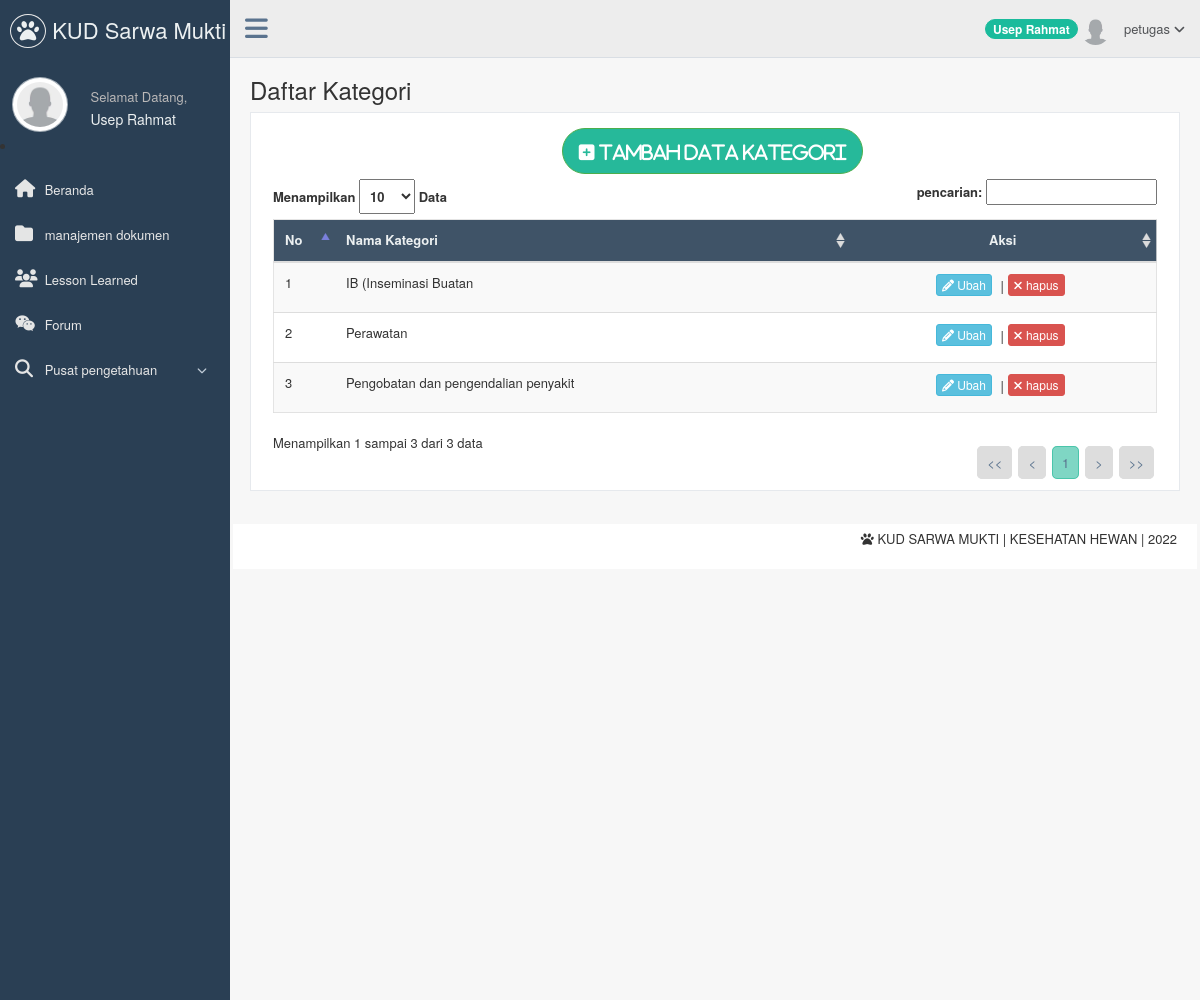
Screenshot of /page/petugas/index.php?page=daftar_kategori (signed in) with the database file from the repository.
### tables this page shows
CREATE TABLE `t_pengguna` (
  `nip` varchar(15) NOT NULL,
  `username` varchar(50) NOT NULL,
  `password` varchar(50) NOT NULL,
  `nama_pengguna` varchar(200) NOT NULL,
  `level` varchar(80) NOT NULL,
  `email` varchar(150) NOT NULL,
  `jabatan` varchar(50) NOT NULL,
  `status` enum('Aktif','Tidak Aktif') NOT NULL DEFAULT 'Aktif',
  `foto` varchar(255) DEFAULT NULL,
  `alamat` text NOT NULL,
  `tanggal_lahir` date NOT NULL
);

CREATE TABLE `t_kategori` (
  `id_kategori` int(3) NOT NULL,
  `nama_kategori` varchar(150) NOT NULL
);

### config/navigasi.php (called while the page is built, shortened)
<?php
	function navigasi(){
		if (isset($_GET['page'])) {
			switch ($_GET['page']) {
				case 'daftar_kategori' : include('daftar_kategori.php');
					break;
			}
		}
		else{
			include "beranda.php";
		}
	}
?>

### page/petugas/daftar_kategori.php (the view, shortened to what this page needs)
<?php
    if($_SESSION['nip']!=""){
    $link = koneksi_db();
?>
    <div class="page-title">
        <div class="title_left">
            <h3>
                    Daftar Kategori
            </h3>
        </div>
    </div>
    <div class="clearfix"></div>
        <div class="row">
            <div class="col-md-12 col-sm-12 col-xs-12">
                <div class="x_panel">
                    <div class="x_content">
                       <center><a href="index.php?page=tambah_kategori"><button type="button" class="btn btn-round btn-success btn-lg" ><i class="fa fa-plus-square"> Tambah Data Kategori </i></button></a></center>
                        <table id="example" class="table table-striped responsive-utilities jambo_table">
                            <thead>
                                <tr class="headings">
                                    <th>No </th>
                                    <th>Nama Kategori </th>
                                    <th><center>Aksi </center></th>
                                </tr>
                            </thead>
                            <tbody>
                            <?php
                                        $tampil=mysql_query("SELECT * FROM t_kategori",$link);
                                         ?>
                            <?php
                                        $i=0;
                                        while($data=mysql_fetch_array($tampil)){
                                        $i++;?>
                                <tr class="even pointer">
                                    <td>
                                        <?php echo $i; ?>
                                    </td>
                                    <td>
                                        <?php echo $data['nama_kategori'] ; ?>
                                    </td>
                                     <td align="center">
                                            <a href="index.php?page=ubah_kategori&&id_kategori=<?php echo $data['id_kategori'];?>" class="btn btn-info btn-xs"><i class="fa fa-pencil"></i> Ubah </a> |
                                              <a href="hapus_kategori.php?id_kategori=<?php echo $data['id_kategori'];?>" class="btn btn-danger btn-xs" onclick ="if (!confirm('Apakah Anda yakin akan menghapus data kategori <?php echo $data['nama_kategori'];?>?')) return false;"><i class="fa fa-remove"></i> hapus </a>
                                    </td>
                                </tr>
                                <?php
                            }
                            ?>
                            </tbody>
                        </table>
                    </div>
                </div>
            </div>
        </div>
    <?php
    }
    else{
    header("Location:../../belum_login.php");
}
?>

### page/petugas/sidebar.php (shortened to what this page needs)
<?php
   if($_SESSION['nip']!=""){
   $nip = $_SESSION['nip'];
?>
<?php
     $queryPhoto=mysql_query("SELECT foto
                        FROM t_pengguna
                        WHERE nip = '$nip'
                        LIMIT 1");
    $data=mysql_fetch_array($queryPhoto);
?>
<div class="col-md-3 left_col">
    <div class="left_col scroll-view">
        <div class="navbar nav_title" style="border: 0;">
            <a href="index.php" class="site_title"><i class="fa fa-paw"></i><span> KUD Sarwa Mukti </span></a>
        </div>
                    <div class="profile">
                        <div class="profile_pic">
                <?php
                    if($data['foto']==NULL){
                ?>
                        <img src="../../images/user.png" alt="..." class="img-circle profile_img" width="200" height="55"/>
                <?php
                    }else{
                ?>
                       <img src="<?php echo $data['foto'];?>"  alt="..." class="img-circle profile_img" width="200" height="55">
                <?php
                    }
                ?>
                        </div>
                        <div class="profile_info">
                            <span>Selamat Datang,</span>
                            <h2><?php echo $_SESSION['nama_pengguna'];?></h2>
                        </div>
                    </div>
                    <li/>
                    <div id="sidebar-menu" class="main_menu_side hidden-print main_menu">
                       <div class="menu_section">
                            <ul class="nav side-menu">
                                <li><a href="index.php"><i class="fa fa-home"></i> Beranda </a>
                                </li>
                                <li><a href="index.php?page=daftar_dokumen"><i class="fa fa-folder"></i> manajemen dokumen </a>
                                </li>
                                <li><a href="index.php?page=lesson_learned"><i class="fa fa-users"></i> Lesson Learned </a>
                                </li>
                                <li><a href="index.php?page=forum"><i class="fa fa-wechat"></i> Forum </a>
                                </li>
                                <li><a><i class="fa fa-search"></i> Pusat pengetahuan <span class="fa fa-chevron-down"></span></a>
                                </li>
                            </ul>
                        </div>
                    </div>
    </div>
</div>
<?php
}
else {
header("Location:../../belum_login.php");
}
?>

### page/petugas/header.php (shortened to what this page needs)
<?php
    if($_SESSION['nip']!=""){
    $nip = $_SESSION['nip'];
    $Nama  = $_SESSION['nama_pengguna'];
    $queryPhoto=mysql_query("SELECT foto
                        FROM t_pengguna
                        WHERE nip = '$nip'
                        LIMIT 1");
    $data=mysql_fetch_array($queryPhoto);
?>
            <div class="top_nav">
                <div class="nav_menu">
                    <nav class="" role="navigation">
                       <div class="nav toggle">
                            <a id="menu_toggle"><i class="fa fa-bars"></i></a>
                        </div>
                        <ul class="nav navbar-nav navbar-right">
                            <li>
                                <a href="javascript:;" class="user-profile dropdown-toggle" data-toggle="dropdown" aria-expanded="false">
                                   <span class="badge bg-green"><?php echo $Nama;?></span> <?php
                                                                if($data['foto']==NULL){
                                                            ?>
                                                                    <img src="../../images/user.png" alt=""/>
                                                            <?php
                                                                }else{
                                                            ?>
                                                                   <img src="<?php echo $data['foto'];?>"  alt="">
                                                            <?php
                                                                }
                                                            ?>
                                                            <?php echo $_SESSION['level'];?>
                                    <span class=" fa fa-angle-down"></span>
                                </a>
                            </li>
                        </ul>
                    </nav>
                </div>
              </div>
<?php
}
else {
header("Location:../../belum_login.php");
}
?>

### rows the page displays
t_pengguna: foto (placeholder picture)
t_kategori: nama_kategori "IB (Inseminasi Buatan"
t_kategori: nama_kategori "Perawatan"
t_kategori: nama_kategori "Pengobatan dan pengendalian penyakit"

### other values shown
$_SESSION['nama_pengguna'] "Usep Rahmat"
$Nama "Usep Rahmat"
$_SESSION['level'] "petugas"
